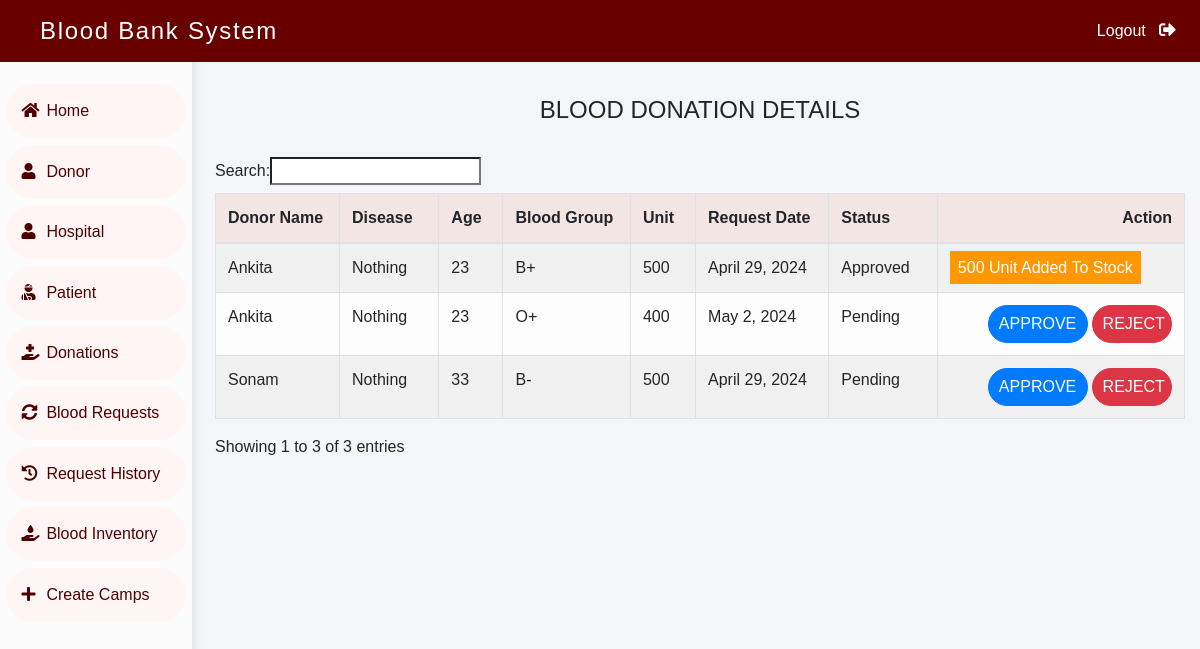
The app's page /admin-donation (signed in) with its own data.
### donor/models.py (models this page shows, shortened)
class BloodDonate(models.Model):
    donor=models.ForeignKey(
        Donor,
        on_delete=models.CASCADE
    )
    disease=models.CharField(
        max_length=100,
        default="Nothing"
    )
    age=models.PositiveIntegerField()
    bloodgroup=models.CharField(
        max_length=10
    )
    unit=models.PositiveIntegerField(
        default=0
    )
    status=models.CharField(
        max_length=20,
        default="Pending"
    )
    date=models.DateField(
        auto_now=True
    )

class Donor(models.Model):
    user=models.OneToOneField(
        User,
        on_delete=models.CASCADE
    )
    profile_pic= models.ImageField(
        upload_to='profile_pic/Donor/',
        null=True,
        blank=True
    )
    bloodgroup=models.CharField(
        max_length=10
    )
    address = models.CharField(
        max_length=40
    )
    mobile = models.CharField(
        max_length=20,
        null=False
    )
    def __str__(self):
        return self.user.first_name

### blood/views.py (the view)
# urls.py: path('admin-donation', views.admin_donation_view,name='admin-donation'),
@login_required(login_url='adminlogin')
def admin_donation_view(request):
    donations=dmodels.BloodDonate.objects.all()
    return render(request,'blood/admin_donation.html',{'donations':donations})

### templates/blood/admin_donation.html (shortened to what this page needs)
{% extends 'blood/adminbase.html' %}
{% block content %}
{% load widget_tweaks %}
{%load static%}
<head>
</head>
<br><br>
<div class="container">
    <H4 class="text-center">BLOOD DONATION DETAILS</H4><br>
    <table class="table table-light table-hover table-bordered table-striped">
        <thead class="headings">
            <tr>
                <th scope="col">Donor Name</th>
                <th scope="col">Disease</th>
                <th scope="col">Age</th>
                <th scope="col">Blood Group</th>
                <th scope="col">Unit</th>
                <th scope="col">Request Date</th>
                <th scope="col">Status</th>
                <th class="text-right">Action</th>
            </tr>
        </thead>
        <tbody>
            {% for t in donations %}
            <tr>
                <td> {{t.donor}}</td>
                <td> {{t.disease}}</td>
                <td> {{t.age}}</td>
                <td>{{t.bloodgroup}}</td>
                <td>{{t.unit}}</td>
                <td>{{t.date}}</td>
                <td>{{t.status}}</td>
                {% if t.status == 'Pending' %}
                <td class="text-right">
                    <button class="btn btn-primary badge-pill" style="width: 100px;"><a  style="text-decoration: none;color: white;" href="{% url 'approve-donation' t.id  %}">APPROVE</a> </button>
                    <button class="btn btn-danger badge-pill" style="width: 80px;"><a  style="text-decoration: none;color: white;" href="{% url 'reject-donation' t.id  %}">REJECT</a> </button>
                </td>
                {% elif  t.status == 'Approved' %}
                <td><span class="label warning">{{t.unit}} Unit Added To Stock</span></td>
                {% else %}
                <td><span class="label danger">0 Unit Added To Stock</span></td>
                {% endif %}
            </tr>
            {% endfor %}
        </tbody>
    </table>
</div>
{% endblock content %}

### templates/blood/adminbase.html (style rules this page uses)
* { margin: 0; padding: 0; box-sizing: border-box; list-style: none; text-decoration: none; font-family: 'Josefin Sans', sans-serif; }
body { background-color: #f3f5f9; }
.table .headings { background-color: rgb(244, 229, 229); }

### templates/blood/admin_donation.html (style rules this page uses)
.label { color: white; padding: 8px; }
.warning { background-color: #ff9800; }

### records on screen
BloodDonate: donor "Ankita", disease "Nothing", age "23", bloodgroup "B+", unit "500", date "April 29, 2024", status "Approved"
BloodDonate: donor "Sonam", disease "Nothing", age "33", bloodgroup "B-", unit "500", date "April 29, 2024", status "Pending", shows "APPROVE"
BloodDonate: donor "Ankita", disease "Nothing", age "23", bloodgroup "O+", unit "400", date "May 2, 2024", status "Pending", shows "APPROVE"
